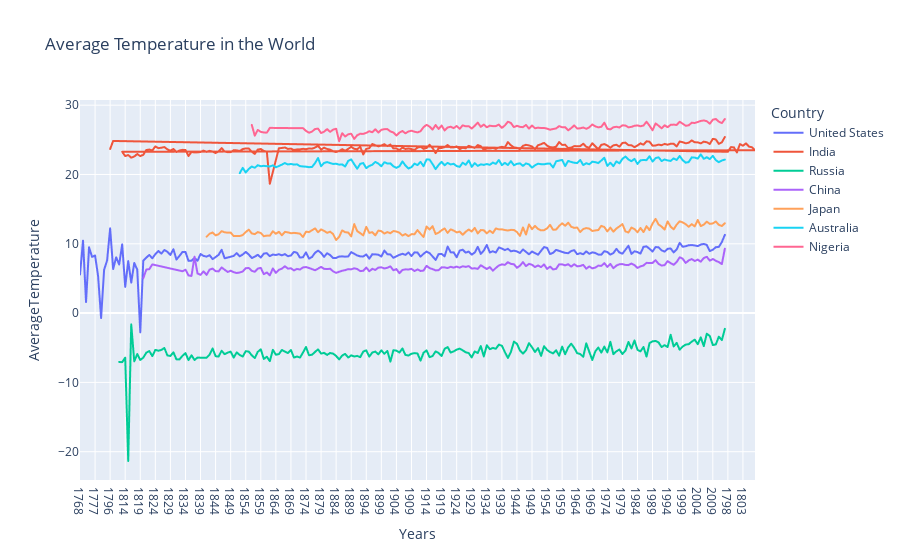

Notebook code for this chart:
### Code cell
fig = px.line(avg_temp, x='Years', y='AverageTemperature', color='Country', title = 'Average Temperature in the World')
fig.show()

### Figure 1 — Plotly figure (JSON) as saved in the notebook; plotly's stock layout.template omitted (floating-point values rounded to 4 significant figures; data arrays with more than 128 entries replaced by an {"elided": "..."} marker saying what was removed)
{"data": [{"hovertemplate": "Country=United States<br>Years=%{x}<br>AverageTemperature=%{y}<extra></extra>", "legendgroup": "United States", "line": {"color": "#636efa", "dash": "solid"}, "marker": {"symbol": "circle"}, "mode": "lines", "name": "United States", "showlegend": true, "type": "scattergl", "x": {"elided": "215 str values"}, "xaxis": "x", "y": {"elided": "215 float values"}, "yaxis": "y"}, {"hovertemplate": "Country=India<br>Years=%{x}<br>AverageTemperature=%{y}<extra></extra>", "legendgroup": "India", "line": {"color": "#EF553B", "dash": "solid"}, "marker": {"symbol": "circle"}, "mode": "lines", "name": "India", "showlegend": true, "type": "scattergl", "x": {"elided": "211 str values"}, "xaxis": "x", "y": {"elided": "211 float values"}, "yaxis": "y"}, {"hovertemplate": "Country=Russia<br>Years=%{x}<br>AverageTemperature=%{y}<extra></extra>", "legendgroup": "Russia", "line": {"color": "#00cc96", "dash": "solid"}, "marker": {"symbol": "circle"}, "mode": "lines", "name": "Russia", "showlegend": true, "type": "scattergl", "x": {"elided": "202 str values"}, "xaxis": "x", "y": {"elided": "202 float values"}, "yaxis": "y"}, {"hovertemplate": "Country=China<br>Years=%{x}<br>AverageTemperature=%{y}<extra></extra>", "legendgroup": "China", "line": {"color": "#ab63fa", "dash": "solid"}, "marker": {"symbol": "circle"}, "mode": "lines", "name": "China", "showlegend": true, "type": "scattergl", "x": {"elided": "185 str values"}, "xaxis": "x", "y": {"elided": "185 float values"}, "yaxis": "y"}, {"hovertemplate": "Country=Japan<br>Years=%{x}<br>AverageTemperature=%{y}<extra></extra>", "legendgroup": "Japan", "line": {"color": "#FFA15A", "dash": "solid"}, "marker": {"symbol": "circle"}, "mode": "lines", "name": "Japan", "showlegend": true, "type": "scattergl", "x": {"elided": "173 str values"}, "xaxis": "x", "y": {"elided": "173 float values"}, "yaxis": "y"}, {"hovertemplate": "Country=Australia<br>Years=%{x}<br>AverageTemperature=%{y}<extra></extra>", "legendgroup": "Australia", "line": {"color": "#19d3f3", "dash": "solid"}, "marker": {"symbol": "circle"}, "mode": "lines", "name": "Australia", "showlegend": true, "type": "scattergl", "x": {"elided": "162 str values"}, "xaxis": "x", "y": {"elided": "162 float values"}, "yaxis": "y"}, {"hovertemplate": "Country=Nigeria<br>Years=%{x}<br>AverageTemperature=%{y}<extra></extra>", "legendgroup": "Nigeria", "line": {"color": "#FF6692", "dash": "solid"}, "marker": {"symbol": "circle"}, "mode": "lines", "name": "Nigeria", "showlegend": true, "type": "scattergl", "x": {"elided": "148 str values"}, "xaxis": "x", "y": {"elided": "148 float values"}, "yaxis": "y"}], "layout": {"legend": {"title": {"text": "Country"}, "tracegroupgap": 0}, "title": {"text": "Average Temperature in the World"}, "xaxis": {"anchor": "y", "domain": [0, 1], "title": {"text": "Years"}}, "yaxis": {"anchor": "x", "domain": [0, 1], "title": {"text": "AverageTemperature"}}}}
